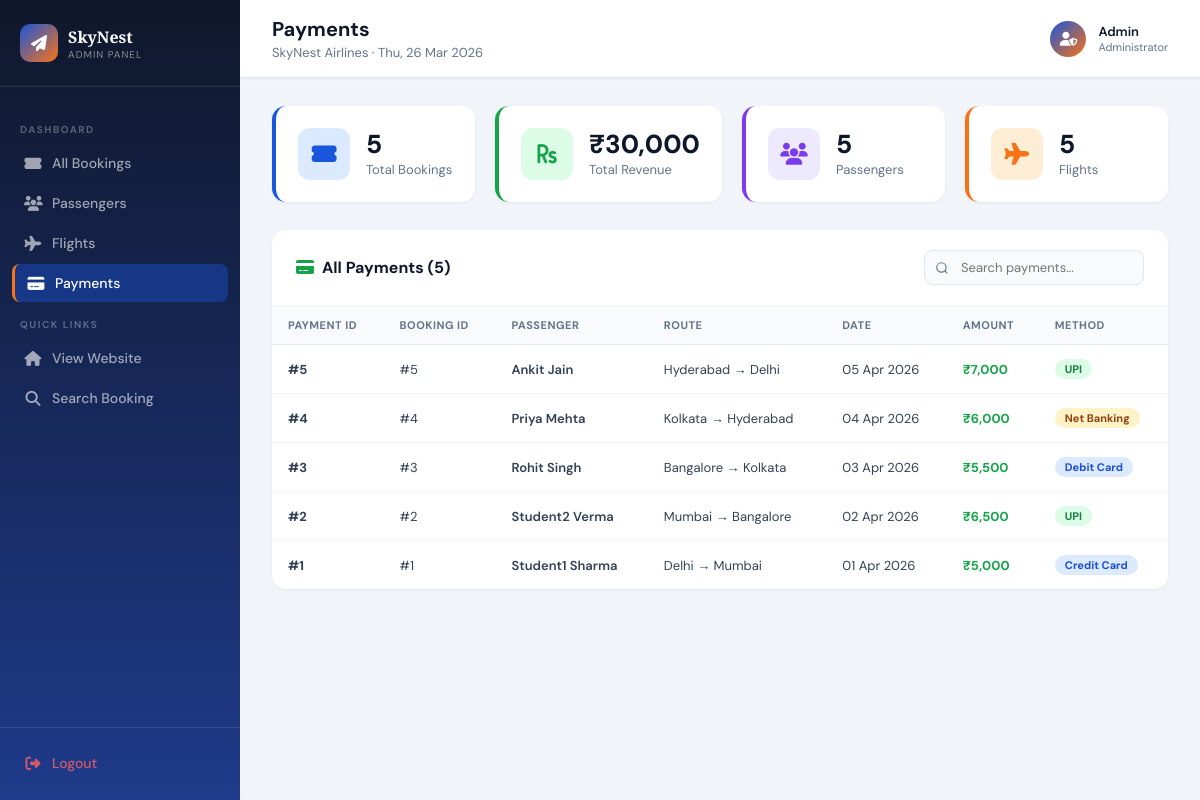
Page /admin.php?tab=payments (signed in) on the committed database.
### tables this page shows
CREATE TABLE `payments` (
  `payment_id` int NOT NULL,
  `booking_id` int DEFAULT NULL,
  `payment_date` date DEFAULT NULL,
  `amount` int DEFAULT NULL,
  `payment_method` varchar(30) DEFAULT NULL
);

CREATE TABLE `bookings` (
  `booking_id` int NOT NULL,
  `passenger_id` int DEFAULT NULL,
  `flight_id` int DEFAULT NULL,
  `booking_date` date DEFAULT NULL,
  `seat_number` varchar(10) DEFAULT NULL,
  `booking_status` varchar(20) DEFAULT NULL
);

CREATE TABLE `passengers` (
  `passenger_id` int NOT NULL,
  `first_name` varchar(50) DEFAULT NULL,
  `last_name` varchar(50) DEFAULT NULL,
  `email` varchar(100) DEFAULT NULL,
  `phone` varchar(15) DEFAULT NULL,
  `passport_number` varchar(20) DEFAULT NULL
);

CREATE TABLE `airports` (
  `airport_id` int NOT NULL,
  `airport_name` varchar(100) DEFAULT NULL,
  `city` varchar(50) DEFAULT NULL,
  `state` varchar(50) DEFAULT NULL,
  `country` varchar(50) DEFAULT NULL
);

### admin.php (the view, shortened to what this page needs)
<?php
include 'db.php';
$logged_in = isset($_SESSION['admin']) && $_SESSION['admin'] === true;
$tab = isset($_GET['tab']) ? $_GET['tab'] : 'bookings';
$bookings = [];
$bq = "SELECT b.booking_id, b.booking_date, b.seat_number, b.booking_status,
              p.first_name, p.last_name, p.email, p.phone,
              f.departure_time, f.arrival_time, f.price,
              al.airline_name,
              a1.city AS dep_city, a2.city AS arr_city,
              t.ticket_number, t.seat_class,
              py.amount, py.payment_method
       FROM bookings b
       JOIN passengers p ON b.passenger_id = p.passenger_id
       JOIN flights f ON b.flight_id = f.flight_id
       JOIN airlines al ON f.airline_id = al.airline_id
       JOIN airports a1 ON f.departure_airport = a1.airport_id
       JOIN airports a2 ON f.arrival_airport = a2.airport_id
       LEFT JOIN tickets t ON t.booking_id = b.booking_id
       LEFT JOIN payments py ON py.booking_id = b.booking_id
       ORDER BY b.booking_id DESC";
$br = $conn->query($bq);
if ($br) while ($row = $br->fetch_assoc()) $bookings[] = $row;
$passengers = [];
$pr = $conn->query("SELECT * FROM passengers ORDER BY passenger_id DESC");
if ($pr) while ($row = $pr->fetch_assoc()) $passengers[] = $row;
$flights = [];
$fq = "SELECT f.*, al.airline_name,
              a1.city AS dep_city, a1.airport_name AS dep_airport,
              a2.city AS arr_city, a2.airport_name AS arr_airport,
              fs.departure_date, fs.gate_number, fs.status
       FROM flights f
       JOIN airlines al ON f.airline_id = al.airline_id
       JOIN airports a1 ON f.departure_airport = a1.airport_id
       JOIN airports a2 ON f.arrival_airport = a2.airport_id
       LEFT JOIN flight_schedule fs ON fs.flight_id = f.flight_id
       ORDER BY f.flight_id DESC";
$fr = $conn->query($fq);
if ($fr) while ($row = $fr->fetch_assoc()) $flights[] = $row;
$payments = [];
$pq = "SELECT py.*, b.booking_id, b.seat_number,
              p.first_name, p.last_name,
              a1.city AS dep_city, a2.city AS arr_city
       FROM payments py
       JOIN bookings b ON py.booking_id = b.booking_id
       JOIN passengers p ON b.passenger_id = p.passenger_id
       JOIN flights f ON b.flight_id = f.flight_id
       JOIN airports a1 ON f.departure_airport = a1.airport_id
       JOIN airports a2 ON f.arrival_airport = a2.airport_id
       ORDER BY py.payment_id DESC";
$pyr = $conn->query($pq);
if ($pyr) while ($row = $pyr->fetch_assoc()) $payments[] = $row;
$total_bookings  = count($bookings);
$total_revenue   = array_sum(array_column($payments, 'amount'));
$total_passengers = count($passengers);
$total_flights   = count($flights);
?>
<!DOCTYPE html>
<html lang="en">
<head>
    <link rel="stylesheet" href="style.css">
    <link rel="stylesheet" href="https://cdnjs.cloudflare.com/ajax/libs/font-awesome/6.5.0/css/all.min.css">
</head>
<body>
<?php if (!$logged_in): ?>
<div class="login-wrap">
    <div class="login-card">
        <div class="logo-icon"><i class="fas fa-paper-plane"></i></div>
        <h2>Admin Panel</h2>
        <p>SkyNest Airlines — Staff Access Only</p>
        <?php if (isset($login_error)): ?>
        <div style="background:#fee2e2;color:#dc2626;padding:10px;border-radius:8px;font-size:13px;margin-bottom:14px;">
            <i class="fas fa-exclamation-circle"></i> <?= $login_error ?>
        </div>
        <?php endif; ?>
        <form method="POST">
            <input type="password" name="password" class="login-input" placeholder="Enter admin password" required autofocus>
            <button type="submit" name="admin_login" class="login-btn">
                <i class="fas fa-lock"></i> Login to Admin Panel
            </button>
        </form>
        <div style="margin-top:16px;font-size:12px;color:#94a3b8;">Default password: <strong>admin123</strong></div>
        <a href="index.php" style="display:block;margin-top:12px;font-size:13px;color:#1a56db;text-decoration:none;">← Back to Website</a>
    </div>
</div>
<?php else: ?>
<div class="admin-wrapper">
    <aside class="admin-sidebar">
        <div class="sidebar-logo">
            <div class="sidebar-logo-icon"><i class="fas fa-paper-plane"></i></div>
            <div>
                <div class="sidebar-logo-text">SkyNest</div>
                <div class="sidebar-logo-sub">Admin Panel</div>
            </div>
        </div>
        <nav class="sidebar-nav">
            <div class="sidebar-label">Dashboard</div>
            <a href="admin.php?tab=bookings" class="sidebar-link <?= $tab=='bookings' ? 'active' : '' ?>">
                <i class="fas fa-ticket-alt"></i> All Bookings
            </a>
            <a href="admin.php?tab=passengers" class="sidebar-link <?= $tab=='passengers' ? 'active' : '' ?>">
                <i class="fas fa-users"></i> Passengers
            </a>
            <a href="admin.php?tab=flights" class="sidebar-link <?= $tab=='flights' ? 'active' : '' ?>">
                <i class="fas fa-plane"></i> Flights
            </a>
            <a href="admin.php?tab=payments" class="sidebar-link <?= $tab=='payments' ? 'active' : '' ?>">
                <i class="fas fa-credit-card"></i> Payments
            </a>
            <div class="sidebar-label">Quick Links</div>
            <a href="index.php" class="sidebar-link" target="_blank">
                <i class="fas fa-home"></i> View Website
            </a>
            <a href="my_booking.php" class="sidebar-link" target="_blank">
                <i class="fas fa-search"></i> Search Booking
            </a>
        </nav>
        <div class="sidebar-footer">
            <a href="admin.php?logout=1" class="sidebar-link" style="color:rgba(255,100,100,0.8);">
                <i class="fas fa-sign-out-alt"></i> Logout
            </a>
        </div>
    </aside>
    <main class="admin-main">
        <div class="admin-topbar">
            <div>
                <h1>
                    <?php
                    $titles = ['bookings'=>'All Bookings','passengers'=>'Passengers','flights'=>'Flights','payments'=>'Payments'];
                    echo $titles[$tab] ?? 'Dashboard';
                    ?>
                </h1>
                <p>SkyNest Airlines · <?= date('D, d M Y') ?></p>
            </div>
            <div style="display:flex;align-items:center;gap:12px;">
                <div style="width:36px;height:36px;background:linear-gradient(135deg,#1a56db,#f97316);border-radius:50%;display:flex;align-items:center;justify-content:center;color:white;font-size:14px;">
                    <i class="fas fa-user-shield"></i>
                </div>
                <div>
                    <div style="font-size:13px;font-weight:600;color:#0f172a;">Admin</div>
                    <div style="font-size:11px;color:#64748b;">Administrator</div>
                </div>
            </div>
        </div>
        <div class="admin-content">
            <div class="stats-grid">
                <div class="stat-card" style="--color:#1a56db;--bg:#dbeafe;">
                    <div class="stat-icon"><i class="fas fa-ticket-alt"></i></div>
                    <div>
                        <div class="stat-number"><?= $total_bookings ?></div>
                        <div class="stat-label">Total Bookings</div>
                    </div>
                </div>
                <div class="stat-card" style="--color:#16a34a;--bg:#dcfce7;">
                    <div class="stat-icon"><i class="fas fa-rupee-sign"></i></div>
                    <div>
                        <div class="stat-number">₹<?= number_format($total_revenue) ?></div>
                        <div class="stat-label">Total Revenue</div>
                    </div>
                </div>
                <div class="stat-card" style="--color:#7c3aed;--bg:#ede9fe;">
                    <div class="stat-icon"><i class="fas fa-users"></i></div>
                    <div>
                        <div class="stat-number"><?= $total_passengers ?></div>
                        <div class="stat-label">Passengers</div>
                    </div>
                </div>
                <div class="stat-card" style="--color:#f97316;--bg:#ffedd5;">
                    <div class="stat-icon"><i class="fas fa-plane"></i></div>
                    <div>
                        <div class="stat-number"><?= $total_flights ?></div>
                        <div class="stat-label">Flights</div>
                    </div>
                </div>
            </div>
            <?php if ($tab === 'bookings'): ?>
            <div class="data-card">
                <div class="data-card-header">
                    <h2><i class="fas fa-ticket-alt" style="color:#1a56db;margin-right:8px;"></i>All Bookings (<?= count($bookings) ?>)</h2>
                    <input type="text" class="search-input" placeholder="Search bookings..." oninput="filterTable(this,'bookings-table')">
                </div>
                <div style="overflow-x:auto;">
                <table class="admin-table" id="bookings-table">
                    <thead>
                        <tr>
                            <th>Booking ID</th>
                            <th>Passenger</th>
                            <th>Route</th>
                            <th>Airline</th>
                            <th>Departure</th>
                            <th>Ticket No.</th>
                            <th>Seat</th>
                            <th>Amount</th>
                            <th>Payment</th>
                            <th>Status</th>
                            <th style="text-align:center;">Action</th>
                        </tr>
                    </thead>
                    <tbody>
                        <?php foreach ($bookings as $b): ?>
                        <tr>
                            <td><strong>#<?= $b['booking_id'] ?></strong></td>
                            <td>
                                <div style="font-weight:600;"><?= htmlspecialchars($b['first_name'].' '.$b['last_name']) ?></div>
                                <div style="font-size:11px;color:#64748b;"><?= htmlspecialchars($b['email']) ?></div>
                            </td>
                            <td>
                                <div style="font-weight:600;"><?= htmlspecialchars($b['dep_city']) ?> → <?= htmlspecialchars($b['arr_city']) ?></div>
                            </td>
                            <td><?= htmlspecialchars($b['airline_name']) ?></td>
                            <td><?= date('d M Y', strtotime($b['departure_time'])) ?><br><span style="font-size:11px;color:#64748b;"><?= date('H:i', strtotime($b['departure_time'])) ?></span></td>
                            <td><span style="font-family:monospace;font-size:12px;background:#f1f5f9;padding:3px 8px;border-radius:4px;"><?= htmlspecialchars($b['ticket_number'] ?? '—') ?></span></td>
                            <td><?= htmlspecialchars($b['seat_number'] ?? '—') ?> <span style="font-size:11px;color:#64748b;"><?= htmlspecialchars($b['seat_class'] ?? '') ?></span></td>
                            <td><strong>₹<?= number_format($b['amount'] ?? 0) ?></strong></td>
                            <td><?= htmlspecialchars($b['payment_method'] ?? '—') ?></td>
                            <td>
                                <?php
                                $s = $b['booking_status'];
                                $cls = $s=='Confirmed' ? 'badge-green' : ($s=='Cancelled' ? 'badge-red' : 'badge-orange');
                                ?>
                                <span class="badge <?= $cls ?>"><?= htmlspecialchars($s) ?></span>
                            </td>
                            <td style="text-align:center;">
                                <button
                                    onclick="confirmDelete(<?= $b['booking_id'] ?>, '<?= htmlspecialchars($b['first_name'].' '.$b['last_name']) ?>')"
                                    style="background:#fee2e2;color:#dc2626;border:1px solid #fca5a5;padding:6px 14px;border-radius:6px;font-family:inherit;font-size:12px;font-weight:700;cursor:pointer;transition:all 0.2s;"
                                    onmouseover="this.style.background='#dc2626';this.style.color='white';"
                                    onmouseout="this.style.background='#fee2e2';this.style.color='#dc2626';">
                                    <i class="fas fa-trash-alt"></i> Delete
                                </button>
                            </td>
                        </tr>
                        <?php endforeach; ?>
                        <?php if (empty($bookings)): ?>
                        <tr><td colspan="11" style="text-align:center;padding:40px;color:#64748b;">No bookings found</td></tr>
                        <?php endif; ?>
                    </tbody>
                </table>
                </div>
            </div>
            <?php elseif ($tab === 'payments'): ?>
            <div class="data-card">
                <div class="data-card-header">
                    <h2><i class="fas fa-credit-card" style="color:#16a34a;margin-right:8px;"></i>All Payments (<?= count($payments) ?>)</h2>
                    <input type="text" class="search-input" placeholder="Search payments..." oninput="filterTable(this,'payments-table')">
                </div>
                <div style="overflow-x:auto;">
                <table class="admin-table" id="payments-table">
                    <thead>
                        <tr>
                            <th>Payment ID</th>
                            <th>Booking ID</th>
                            <th>Passenger</th>
                            <th>Route</th>
                            <th>Date</th>
                            <th>Amount</th>
                            <th>Method</th>
                        </tr>
                    </thead>
                    <tbody>
                        <?php foreach ($payments as $p): ?>
                        <tr>
                            <td><strong>#<?= $p['payment_id'] ?></strong></td>
                            <td>#<?= $p['booking_id'] ?></td>
                            <td style="font-weight:600;"><?= htmlspecialchars($p['first_name'].' '.$p['last_name']) ?></td>
                            <td><?= htmlspecialchars($p['dep_city']) ?> → <?= htmlspecialchars($p['arr_city']) ?></td>
                            <td><?= date('d M Y', strtotime($p['payment_date'])) ?></td>
                            <td><strong style="color:#16a34a;">₹<?= number_format($p['amount']) ?></strong></td>
                            <td>
                                <?php
                                $m = $p['payment_method'];
                                $cls = $m=='Credit Card'?'badge-blue':($m=='UPI'?'badge-green':($m=='Net Banking'?'badge-orange':'badge-blue'));
                                ?>
                                <span class="badge <?= $cls ?>"><?= htmlspecialchars($m) ?></span>
                            </td>
                        </tr>
                        <?php endforeach; ?>
                    </tbody>
                </table>
                </div>
            </div>
            <?php endif; ?>
        </div>
    </main>
</div>
<?php endif; ?>
</body>
</html>

### rows in the picture
payments: payment_id "5", booking.booking_id "5", passengers.first_name+last_name "Ankit Jain", airports.city "Hyderabad", airports.city "Delhi", payment_date "05 Apr 2026", amount "7,000", payment_method "UPI"
payments: payment_id "4", booking.booking_id "4", passengers.first_name+last_name "Priya Mehta", airports.city "Kolkata", airports.city "Hyderabad", payment_date "04 Apr 2026", amount "6,000", payment_method "Net Banking"
payments: payment_id "3", booking.booking_id "3", passengers.first_name+last_name "Rohit Singh", airports.city "Bangalore", airports.city "Kolkata", payment_date "03 Apr 2026", amount "5,500", payment_method "Debit Card"
payments: payment_id "2", booking.booking_id "2", passengers.first_name+last_name "Student2 Verma", airports.city "Mumbai", airports.city "Bangalore", payment_date "02 Apr 2026", amount "6,500", payment_method "UPI"
payments: payment_id "1", booking.booking_id "1", passengers.first_name+last_name "Student1 Sharma", airports.city "Delhi", airports.city "Mumbai", payment_date "01 Apr 2026", amount "5,000", payment_method "Credit Card"

### other values in the picture
$titles[$tab] "Payments"
$total_bookings "5"
$total_revenue "30,000"
$total_passengers "5"
$total_flights "5"
count($payments) "5"
